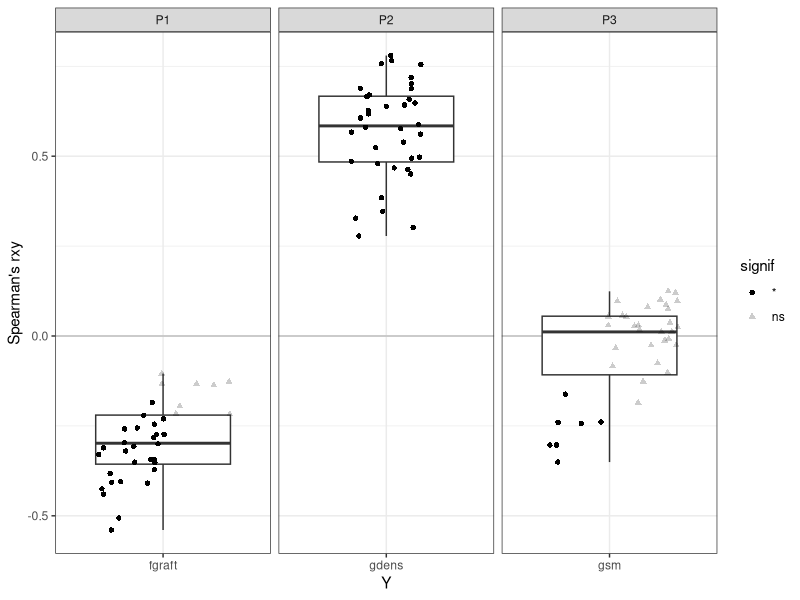
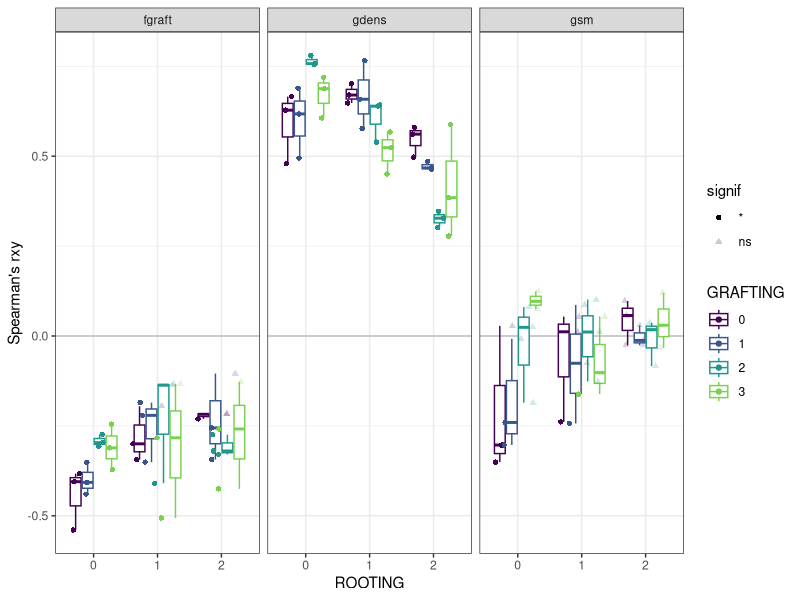
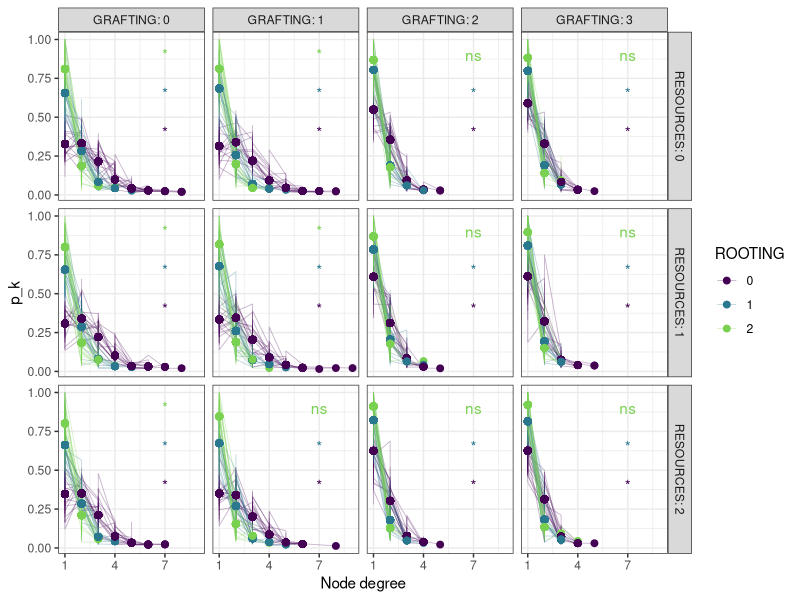
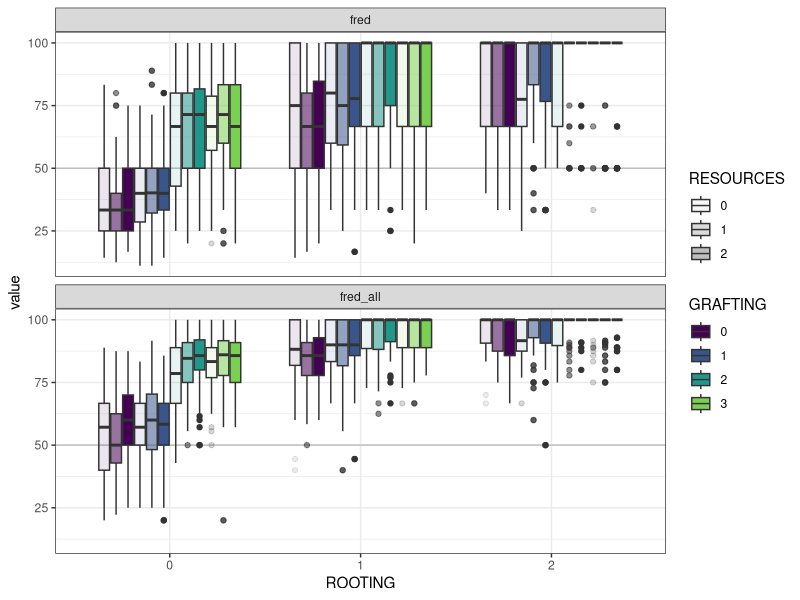
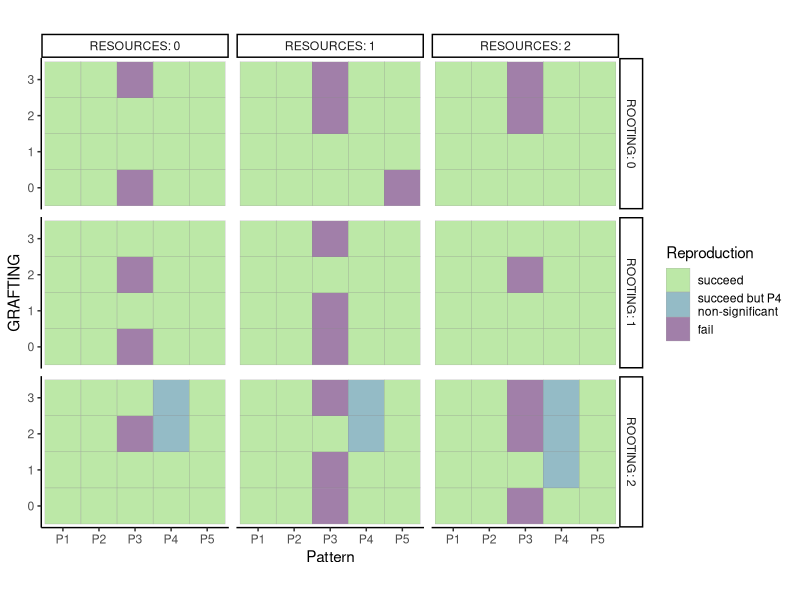
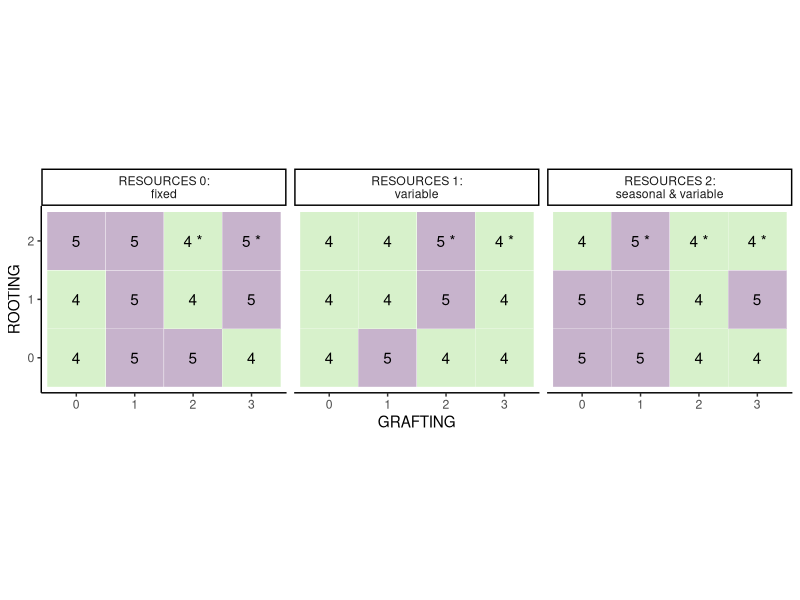
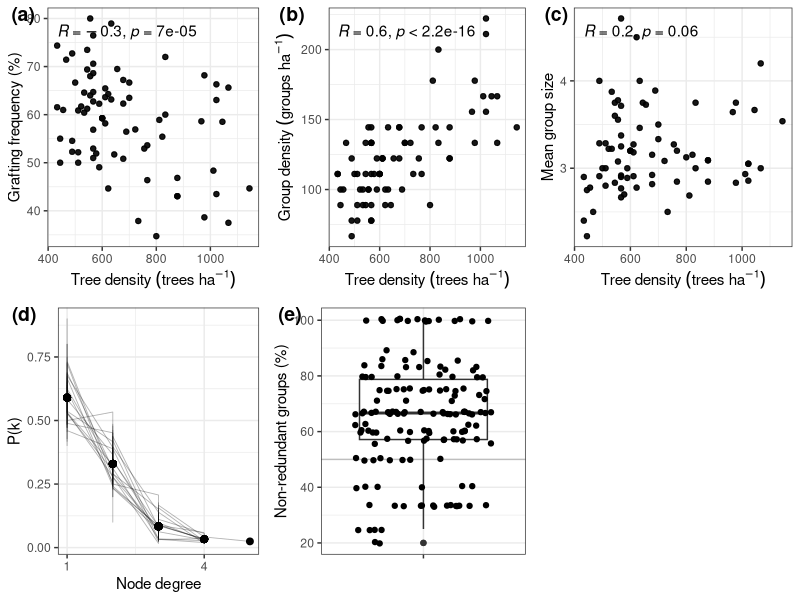
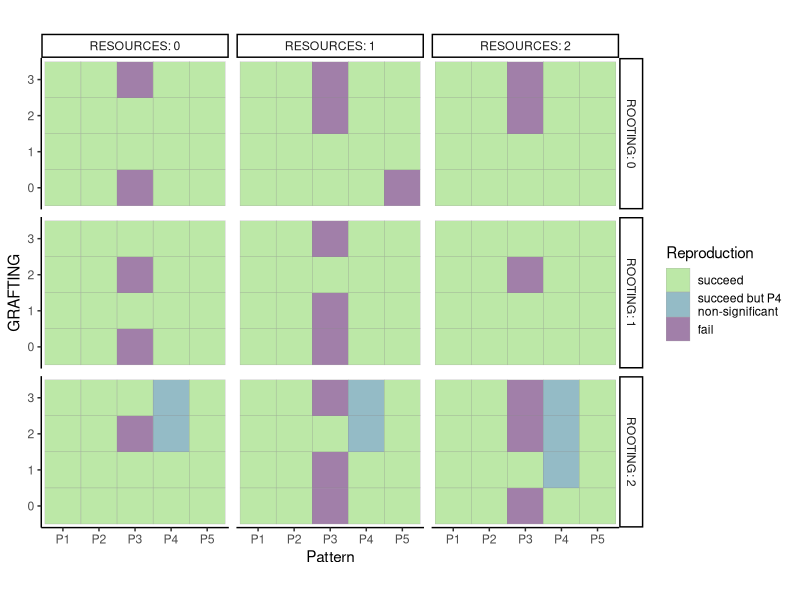

These figures' R source, in order:
## ---- chunk 1
library(tidyverse)
library(data.table)
library(kableExtra)

library(ggpubr)

ggplot <- function(...){
  ggplot2::ggplot(...) + 
        scale_color_viridis_d(end = 0.8) +
        scale_fill_viridis_d(end = 0.8)
}
    
theme_set(theme_bw())
## ---- chunk 2
envs = c(0:2)
spes = c(0:2)
grafts = c(0:3)
## ---- chunk 3
out_str = c("tdens", "dbh_mean", "age_mean", "root_mean")
out_net = c("fgraft", "gdens", "gsm", "gsx", "fred")
out_gro = c("gs", "dist_mean", "nlinks")
## ---- chunk 4
stands = fread(file = "../data/stands_50.txt") %>%
    data.frame(.) %>%
    mutate_at(vars(ROOTING, RESOURCES, GRAFTING), as.factor) %>%
    rename(
        "gsm" = "gs_mean",
        "gsx" = "gs_max",
        "fred" = "p_non_red_no2",
        "fred_all" = "p_non_red"
    )

groups = fread(file = "../data/groups_50.txt") %>%
    data.frame(.) %>%
    select(-gIDpy) %>% distinct(.) %>%
    rename("gs" = "groupSize",
           "nlinks" = "noLinks") 
## ---- chunk 5
p1p3_spearman = stands %>%
    gather(., key, value, fgraft, gdens, gsm) %>%
    group_by(GRAFTING, ROOTING, RESOURCES, key) %>%
    reframe(rxy = cor.test(value, tdens)$estimate,
            p.value = cor.test(value, tdens)$p.value) %>%
    mutate(signif = ifelse(p.value < 0.05, "*", "ns"),
           pattern = factor(key,
                            labels = c("P1", "P2", "P3"))) 
## ---- chunk 6
p1p3_spearman %>%
    ggplot(., aes(x = key, y = rxy)) +
    geom_hline(yintercept = 0, col = "grey") +
    geom_boxplot() +
    geom_point(aes(alpha = signif, shape = signif),
               position = position_jitterdodge()) +
    scale_alpha_manual(values = c(1, 0.2)) +
    facet_wrap( ~ pattern, scales = "free_x") +
    labs(x = "Y",
         y = "Spearman's rxy")
## ---- chunk 7
p1p3_spearman %>%
    ggplot(., aes(x = ROOTING, 
                  col = GRAFTING,
                  # alpha = GRAFTING,
                  y = rxy)) +
    geom_hline(yintercept = 0, col = "grey") +
    geom_boxplot() +
    geom_point(aes(alpha = signif, shape = signif),
               position = position_jitterdodge()) +
    scale_alpha_manual(values = c(1, 0.2)) +
    facet_wrap( ~ pattern, scales = "free_x") +
    labs(#x = "Y",
         y = "Spearman's rxy") +
    facet_wrap(~key)
## ---- chunk 8
p1p3_spearman %>% 
    mutate(c = ifelse(signif == "*", 1, 0),
           pos = ifelse(rxy > 0, 1, 0)) %>% #View()
    group_by(key) %>% 
    reframe(p_sign = sum(c)/n()*100,
            p_pos = sum(pos)/n()*100,
            rxy_m = mean(rxy),
            rxy_sd = sd(rxy)) %>% 
    mutate_if(is.numeric, round, 1) %>% #View()
   kbl(caption = "Summary of Spearman correlations across scenarios. 'p_sign' indicates the % of significant scenarios and 'p_pos' indicates the % of positive correlations.") %>%
   kable_styling(full_width = F)
## ---- chunk 9
nd_distribution = fread(file = "../data/nd_distribution.txt") %>%
    data.frame(.) %>%
    mutate(ROOTING = factor(SPE),
           GRAFTING = factor(GRAFT),
           RESOURCES = factor(ENV)) %>% 
   filter(RESOURCES %in% envs)  %>% 
   filter(GRAFTING %in% grafts)  %>% 
   filter(ROOTING %in% spes) 

nd_power_law = fread(file = "../data/nd_power_law.txt") %>%
    data.frame(.) %>%
    mutate(ROOTING = factor(SPE),
           RESOURCES = factor(ENV),
           GRAFTING = factor(GRAFT)) %>%
    filter(RESOURCES %in% envs) %>%
    filter(GRAFTING %in% grafts) %>%
    filter(ROOTING %in% spes) %>%
    mutate(signif = ifelse(KS.p < 0.05, "*", "ns"),
           lab.y = as.numeric(ROOTING)/4+0.15)
## ---- chunk 10
nd_distribution %>% 
    group_by(ROOTING, GRAFTING, RESOURCES, k) %>%
    mutate(p_k_m = mean(p_k)) %>% #View()
    ggplot(., aes(x = k, y = p_k, col = ROOTING)) +
    geom_line(size = 0.3, alpha = 0.3, aes(group = setup)) +
    geom_point(aes(y = p_k_m), size = 2) +
    geom_text(
        nd_power_law,
        mapping = aes(
            x = 7,
            y = lab.y,
            label = signif,
            col = ROOTING
        ),
        show.legend = FALSE
    ) +
    scale_x_continuous(breaks = seq(1, max(nd_distribution$k) + 1, 3)) +
    facet_grid(RESOURCES ~ GRAFTING, labeller = label_both) +
    labs(x = "Node degree")
## ---- chunk 11
nd_power_law %>% 
    group_by(signif) %>% 
    reframe(p = round(n()/nrow(nd_power_law)*100, 1),
            gsm = mean(gsm),
            gsx = mean(gsx))
## ---- chunk 12
stands %>% 
    filter(fred != 0) %>% 
    gather(., key, value, fred_all, fred) %>% 
    ggplot(., aes(x = ROOTING, fill = GRAFTING,
                  alpha = RESOURCES, y = value)) +
    geom_hline(yintercept = 50, col = "grey") +
    geom_boxplot() +
    guides(alpha = guide_legend(override.aes = aes(fill = "grey"))) +
    facet_wrap(~key, ncol = 1)
## ---- chunk 13
bind_rows(
    stands %>%
        group_by(ROOTING, GRAFTING, RESOURCES) %>%
        reframe(fred = mean(fred)) %>%
        ungroup() %>%
        mutate(no_scen = n()) %>%
        filter(fred > 50) %>%
        reframe(p_sce_fred = n() / no_scen * 100) %>%
        distinct() %>% mutate(groups = "> 2 trees"),
    stands %>%
        group_by(ROOTING, GRAFTING, RESOURCES) %>%
        reframe(fred = mean(fred_all)) %>%
        ungroup() %>%
        mutate(no_scen = n()) %>%
        filter(fred > 50) %>%
        reframe(p_sce_fred = n() / no_scen * 100) %>%
        distinct()%>% mutate(groups = "all")
)

## ---- chunk 14

matches = bind_rows(
    p1p3_spearman %>%
        mutate(
            match = case_when(
                pattern %in% c("P1", "P3") & rxy < 0 ~ "match",
                pattern %in% c("P2") & rxy > 0 ~ "match",
                .default = "fail"
            )
        ) %>%
        select(GRAFTING:RESOURCES, pattern, match),
    nd_power_law %>%
        mutate(
            match = ifelse(signif == "*", "match", "match_ns"),
            pattern = "P4"
        ) %>%
        select(GRAFTING, ROOTING, RESOURCES, pattern, match),
    stands %>%
        group_by(ROOTING, GRAFTING, RESOURCES) %>%
        reframe(fred = mean(fred_all)) %>%
        mutate(
            match = ifelse(fred > 50, "match", "fail"),
            pattern = "P5"
        ) %>%
        select(GRAFTING, ROOTING, RESOURCES, pattern, match)
) 

matches = matches %>%
    spread(., pattern, match) %>%
    unite("allP", P1:P5, remove = F) %>%
    unite("notP3", P1, P2, P4, P5, remove = F) %>%
    mutate(
        match_sig = ifelse(str_detect(allP, "fail") |
            str_detect(allP, "ns"),
        "fail",
        "match"),
        match_all = ifelse(str_detect(allP, "fail"),
        "fail",
        "match"),
        match_all_but_P3 = ifelse(str_detect(notP3, "fail"),
        "fail",
        "match")
        )
## ---- chunk 15
matches %>%
    gather(., key, value, match_all, match_sig, 
           match_all_but_P3) %>% 
    group_by(key, value) %>% 
    reframe(n = n()) %>% 
    spread(., value, n) %>% 
    mutate(tot = fail + match)
## ---- chunk 16
matches %>% 
    group_by(P3) %>% 
    reframe(n())
## ---- chunk 17
matches %>% 
    gather(., key, value, P1:P5) %>% 
    mutate(value = factor(value,
                          levels = c("match", "match_ns",
                                     "fail"),
                          labels = c("succeed", 
                                     "succeed but P4 \nnon-significant",
                                     "fail"))) %>% 
    ggplot(., aes(y = GRAFTING,
                  x = key,
                  fill = value)) +
    geom_tile(col = "darkgrey", alpha = 0.5) +
    coord_fixed() +
    scale_fill_viridis_d(end = 0.8, direction = -1) +
    facet_grid(ROOTING~RESOURCES, labeller = label_both) +
    labs(x = "Pattern",
         fill = "Reproduction") +
    theme_classic()
ggsave("pattern_matched_2.jpg", width = 6, height = 4)
## ---- chunk 18
RES.labs <- c("RESOURCES 0:\nfixed", 
              "RESOURCES 1:\nvariable", 
              "RESOURCES 2:\nseasonal & variable")
names(RES.labs) <- c("0", "1", "2")

matches %>%
    mutate(counts = str_count(allP, "match"),
           counts_ns = counts - str_count(allP, "ns"),
           lab = ifelse(counts != counts_ns, 
                        paste(counts, "*"),
                        counts)) %>%
    # filter(counts != counts_ns) %>% 
    # View()
    ggplot(., aes(x = GRAFTING, y = ROOTING, fill = counts)) +
    geom_tile(col = "white", alpha = 0.3) +
    scale_fill_viridis_c(end = 0.8, direction = -1) +
    geom_text(aes(label = lab)) +
    guides(fill = F) +
    coord_fixed() +
    facet_wrap( ~ RESOURCES, 
                labeller = labeller(RESOURCES = RES.labs)) +
    theme_classic()


## ---- chunk 19
ggsave("patterns_matched.jpg", width = 8, height = 3., dpi = 400)
## ---- chunk 20
RO = 0 # large
RE = 0 # fixed
GR = 3 # costs&exchange
## ---- chunk 21
sss = stands %>%
    filter(ROOTING == RO & RESOURCES == RE & GRAFTING == GR) %>% distinct()

nd_d = nd_distribution %>%
    filter(ROOTING == RO & RESOURCES == RE & GRAFTING == GR)

nd_pl = nd_power_law %>%
    filter(ROOTING == RO & RESOURCES == RE & GRAFTING == GR)
## ---- chunk 22
labs = list("tdens"=expression(paste(Tree~density~(trees~ha^-1))),
            "gdens"=expression(paste(Group~density~(groups~ha^-1))),
            "fgraft"="Grafting frequency (%)",
            "gsm"="Mean group size",
            "fred"="Non-redundant groups (%)")
## ---- chunk 23
fig_p1 = sss %>% 
    ggplot(., aes(x = tdens, y = fgraft)) +
    geom_point(alpha = 0.7) +
    stat_cor(method = "spearman", digits = 1) +
    labs(x = labs["tdens"][[1]],
         y = labs["fgraft"][[1]])

fig_p2 = sss %>% 
    ggplot(., aes(x = tdens, y = gdens)) +
    geom_point(alpha = 0.7) +
    stat_cor(method = "spearman", digits = 1) +
    labs(x = labs["tdens"][[1]],
         y = labs["gdens"][[1]])

fig_p3 = sss %>% 
    ggplot(., aes(x = tdens, y = gsm)) +
    geom_point(alpha = 0.7) +
    stat_cor(method = "spearman", digits = 1) +
    labs(x = labs["tdens"][[1]],
         y = labs["gsm"][[1]])

fig_p4 = nd_d %>%
    group_by(ROOTING, k) %>%
    mutate(p_k_m = mean(p_k)) %>%
    ggplot(., aes(x = k, y = p_k)) +
    geom_line(size = 0.3, alpha = 0.3,
              aes(group = setup)) +
    geom_point(aes(y = p_k_m), size = 2) +
    scale_x_continuous(breaks = seq(1, max(nd_d$k) + 1, 3)) +
    labs(x = "Node degree",
         y = "P(k)")

fig_p5 = sss %>% 
    filter(fred != 0) %>%
    ggplot(., aes(x = "", y = fred)) +
    geom_hline(yintercept = 50, col = "grey") +
    geom_boxplot() +
    geom_jitter() +
    guides(alpha = guide_legend(override.aes = aes(fill = "grey"))) +
    labs(x = "",
         y = labs["fred"][[1]])


ggarrange(fig_p1, fig_p2, fig_p3, fig_p4, fig_p5,
          labels = c("(a)", "(b)", "(c)", "(d)", "(e)"))

## ---- chunk 24
ggsave("fig_8.jpg", width = 9, height = 5.5, dpi = 400)
